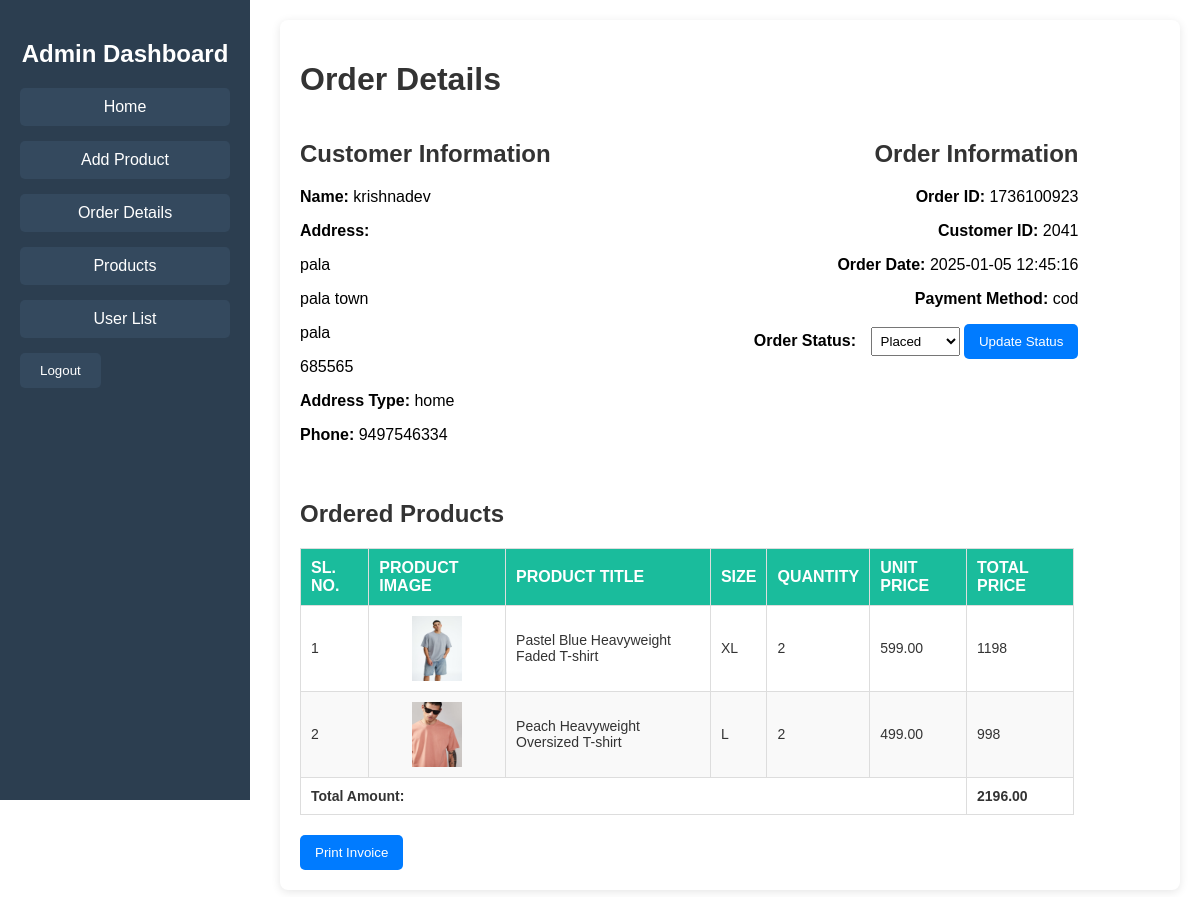
Screenshot of /admin/view_order.php?order_detail_id=42 (signed in) with the database file from the repository.
### tables this page shows
CREATE TABLE IF NOT EXISTS `order_details` (
  `order_detail_id` int NOT NULL AUTO_INCREMENT,
  `order_id` int NOT NULL,
  `user_id` int NOT NULL,
  `address_id` int NOT NULL,
  `total_amount` decimal(10,2) NOT NULL,
  `order_status` varchar(20) NOT NULL DEFAULT 'placed',
  `order_date` timestamp NULL DEFAULT CURRENT_TIMESTAMP,
  PRIMARY KEY (`order_detail_id`),
  KEY `order_id` (`order_id`),
  KEY `user_id` (`user_id`),
  KEY `address_id` (`address_id`)
);

CREATE TABLE IF NOT EXISTS `addresses` (
  `address_id` int NOT NULL AUTO_INCREMENT,
  `user_id` int DEFAULT NULL,
  `address_name` varchar(255) NOT NULL,
  `address_line1` varchar(255) NOT NULL,
  `address_line2` varchar(255) DEFAULT NULL,
  `city` varchar(100) NOT NULL,
  `pincode` varchar(20) NOT NULL,
  `phone_number` varchar(15) NOT NULL,
  `address_type` enum('home','work','other') NOT NULL,
  `street` varchar(150) NOT NULL,
  PRIMARY KEY (`address_id`),
  KEY `user_id` (`user_id`)
);

CREATE TABLE IF NOT EXISTS `payments` (
  `payment_id` int NOT NULL AUTO_INCREMENT,
  `order_id` int DEFAULT NULL,
  `payment_date` datetime DEFAULT CURRENT_TIMESTAMP,
  `amount` decimal(10,2) NOT NULL,
  `payment_method` varchar(50) NOT NULL,
  PRIMARY KEY (`payment_id`),
  KEY `order_id` (`order_id`)
);

### admin/view_order.php (the view, shortened to what this page needs)
<?php
include '../db_connect.php';
if (isset($_GET['order_detail_id'])) {
    $order_detail_id = $_GET['order_detail_id'];
    $order_query = "SELECT od.order_detail_id, od.order_id, od.user_id AS user_id, od.address_id, od.total_amount, od.order_status, od.order_date,
    u.email AS customer_email, a.address_name, a.address_line1, a.address_line2, a.city, a.pincode, a.phone_number,
    a.address_type, p.payment_method
    FROM order_details od
    JOIN user u ON od.user_id = u.id
    JOIN addresses a ON od.address_id = a.address_id
    JOIN payments p ON od.order_id = p.order_id
    WHERE od.order_detail_id = '$order_detail_id'";
    $order_result = mysqli_query($conn, $order_query);
    $order = mysqli_fetch_assoc($order_result);
    $items_query = "SELECT oi.quantity, p.price AS unit_price, oi.size, p.title, pi.image_path
    FROM order_items oi
    JOIN products p ON oi.product_id = p.product_id
    LEFT JOIN (
        SELECT product_id, MIN(image_path) AS image_path
        FROM product_images
        GROUP BY product_id
    ) pi ON oi.product_id = pi.product_id
    WHERE oi.order_detail_id = '$order_detail_id'";
    $items_result = mysqli_query($conn, $items_query);
} else {
    echo "No order selected.";
    exit();
}
?>
<!DOCTYPE html>
<html lang="en">
<head>
    <link rel="stylesheet" href="admin.css">
</head>
<body>
    <div class="sidebar">
        <h2>Admin Dashboard</h2>
        <ul>
            <li><a href="admin_dashboard.php" class="outline-btn">Home</a></li>
            <li><a href="add_product.php" class="outline-btn">Add Product</a></li>
            <li><a href="order_details.php" class="outline-btn">Order Details</a></li>
            <li><a href="products.php" class="outline-btn">Products</a></li>
            <li><a href="user_details.php" class="outline-btn">User List</a></li>
            <li><button class="outline-btn" id="logoutBtn">Logout</button></li>
        </ul>
    </div>
    <div class="order-container">
        <h1>Order Details</h1>
        <div class="customer-info">
            <h2>Customer Information</h2>
            <p><strong>Name:</strong> <?= $order['address_name']; ?></p>
            <p><strong>Address:</strong></p>
            <p><?= $order['address_line1']; ?></p>
            <p><?= $order['address_line2']; ?></p>
            <p><?= $order['city']; ?></p>
            <p><?= $order['pincode']; ?></p>
            <p><strong>Address Type:</strong> <?= $order['address_type']; ?></p>
            <p><strong>Phone:</strong> <?= $order['phone_number']; ?></p>
        </div>
        <div class="order-info">
            <h2>Order Information</h2>
            <p><strong>Order ID:</strong> <?= $order['order_id']; ?></p>
            <p><strong>Customer ID:</strong> <?= $order['user_id']; ?></p>
            <p><strong>Order Date:</strong> <?= $order['order_date']; ?></p>
            <p><strong>Payment Method:</strong> <?= $order['payment_method']; ?></p>
            <form method="post" action="">
                <label for="order_status"><strong>Order Status:</strong></label>
                <select name="order_status" id="order_status">
                    <option value="placed" <?= $order['order_status'] == 'placed' ? 'selected' : ''; ?>>Placed</option>
                </select>
                <button type="submit" name="update_status">Update Status</button>
            </form>
        </div>
        <h2>Ordered Products</h2>
        <table class="order-table">
            <thead>
                <tr>
                    <th>Sl. No.</th>
                    <th>Product Image</th>
                    <th>Product Title</th>
                    <th>Size</th>
                    <th>Quantity</th>
                    <th>Unit Price</th>
                    <th>Total Price</th>
                </tr>
            </thead>
            <tbody>
                <?php
                $sl_no = 1;
                while ($item = mysqli_fetch_assoc($items_result)) {
                    $total_price = $item['quantity'] * $item['unit_price'];
                    echo "<tr>
                            <td>{$sl_no}</td>
                            <td><img src='{$item['image_path']}' alt='Product Image' style='width: 50px; height: 65px;'></td>
                            <td>{$item['title']}</td>
                            <td>{$item['size']}</td>
                            <td>{$item['quantity']}</td>
                            <td>{$item['unit_price']}</td>
                            <td>{$total_price}</td>
                        </tr>";
                    $sl_no++;
                }
                ?>
                <tr>
                    <td colspan="6" align="right"><strong>Total Amount:</strong></td>
                    <td><strong><?= $order['total_amount']; ?></strong></td>
                </tr>
            </tbody>
        </table>
        <form action="print_invoice.php" method="post" target="_blank">
          <button type="submit" name="print_invoice" class="print-btn">Print Invoice</button>
        </form>
    </div>
</body>
</html>

### admin/admin.css (style rules this page uses)
body { display: flex; font-family: Arial, sans-serif; margin: 0; }
.sidebar { width: 250px; background-color: #343a40; padding: 20px; position: fixed; top: 0; bottom: 0; color: #fff; }
.sidebar h2 { text-align: center; margin-bottom: 30px; color: #fff; }
.sidebar ul { list-style-type: none; padding: 0; }
.sidebar ul li { margin: 10px 0; }
.sidebar ul li a, .sidebar ul li button { display: block; padding: 12px; text-align: center; text-decoration: none; color: #fff; background-color: #495057; border-radius: 8px; transition: background-color 0.3s; border: none; cursor: pointer; }
.sidebar { width: 250px; height: 100vh; background-color: #2c3e50; position: fixed; top: 0; left: 0; padding: 20px; box-sizing: border-box; }
.sidebar h2 { color: #fff; text-align: center; margin-bottom: 20px; }
.sidebar ul { list-style: none; padding: 0; }
.sidebar ul li { margin-bottom: 15px; }
.sidebar ul li a, .sidebar ul li button { color: #fff; display: block; text-decoration: none; background-color: #34495e; padding: 10px 20px; border-radius: 5px; text-align: center; }
.order-table { width: 100%; border-collapse: collapse; margin-bottom: 20px; }
.order-table th, .order-table td { padding: 12px; text-align: left; border-bottom: 1px solid #ddd; }
.order-table th { background-color: #333; color: white; font-weight: bold; text-transform: uppercase; }
.order-table tr:nth-child(even) { background-color: #f9f9f9; }
.order-table td { font-size: 14px; color: #333; }

### admin/view_order.php (style rules this page uses)
.order-container { width: 80%; margin: 20px; margin-left: 280px; padding: 20px; background-color: #fff; box-shadow: 0 2px 10px rgba(0, 0, 0, 0.1); border-radius: 8px; }
h1, h2 { color: #333; }
.customer-info, .order-info { display: inline-block; width: 45%; vertical-align: top; margin-bottom: 20px; }
.order-info { text-align: right; }
table.order-table { width: 90%; border-collapse: collapse; }
table.order-table th, table.order-table td { padding: 10px; border: 1px solid #ddd; }
table.order-table th { background-color: #1abc9c; }
.order-table tr:nth-child(even) { background-color: #f9f9f9; }
button { padding: 10px 15px; background-color: #007bff; color: #fff; border: none; cursor: pointer; border-radius: 5px; }
select { padding: 5px; margin-left: 10px; }
img { display: block; margin: 0 auto; }

### rows the page displays
order_details: address.address_name "krishnadev", address.address_line1 "pala", address.address_line2 "pala town", address.city "pala", address.pincode "685565", address.address_type "home", address.phone_number "9497546334", order "1736100923", user "2041", order_date "2025-01-05 12:45:16", payments.payment_method "cod", order_status "Placed", total_amount "2196.00"

### other values shown
$item['title'] "Pastel Blue Heavyweight Faded T-shirt"
$item['size'] "XL"
$item['quantity'] "2"
$item['unit_price'] "599.00"
$total_price "1198"
$item['title'] "Peach Heavyweight Oversized T-shirt"
$item['size'] "L"
$item['unit_price'] "499.00"
$total_price "998"
